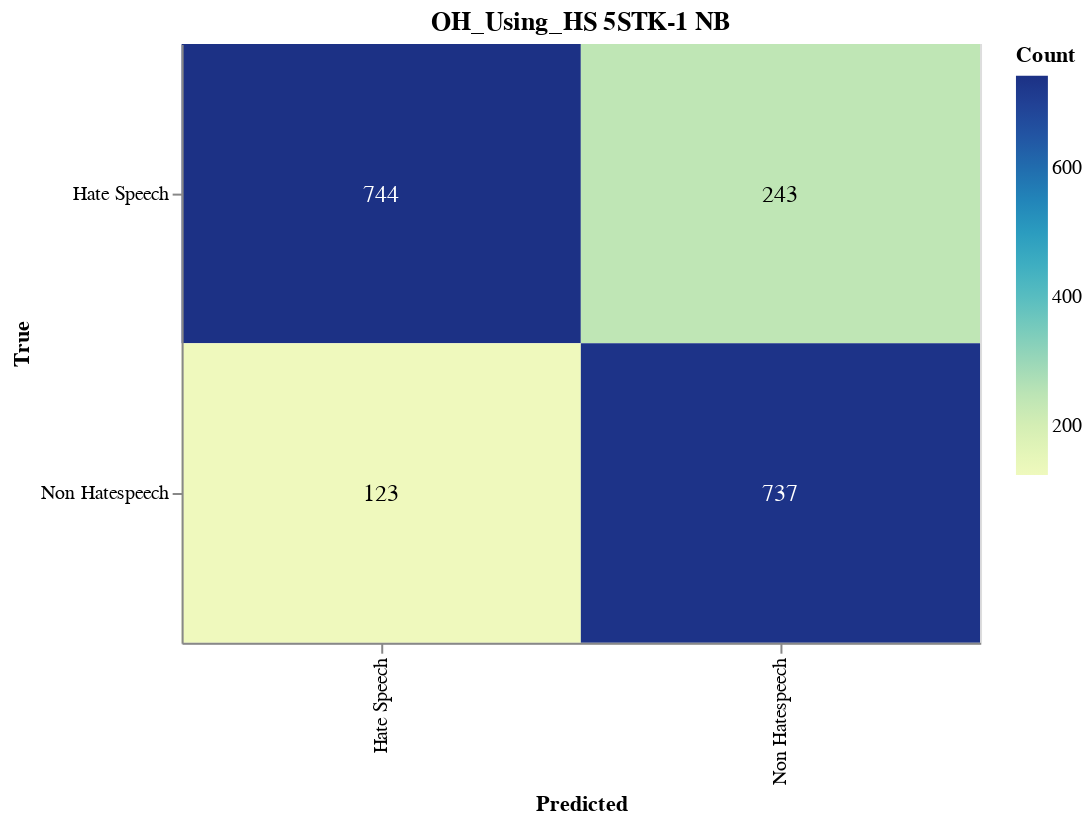

Notebook code for this chart:
### Markdown cell above
#### Save CM

### Code cell
import altair as alt
import altair_saver
import pandas as pd
from sklearn.metrics import confusion_matrix

# Calculate the confusion matrix
cm = confusion_matrix(y_val, adjusted_predictions)

# Define class names
class_names = ['Hate Speech', 'Non Hatespeech']

# Convert confusion matrix to DataFrame
cm_df = pd.DataFrame(cm, index=class_names, columns=class_names).reset_index().melt(id_vars='index')
cm_df.columns = ['True', 'Predicted', 'Count']

# Ensure the order of categories
cm_df['True'] = pd.Categorical(cm_df['True'], categories=class_names, ordered=True)
cm_df['Predicted'] = pd.Categorical(cm_df['Predicted'], categories=class_names, ordered=True)

# Create the Altair plot
heatmap = alt.Chart(cm_df).mark_rect().encode(
    x=alt.X('Predicted:O', sort=class_names),
    y=alt.Y('True:O', sort=class_names),
    color='Count:Q',
    tooltip=['True', 'Predicted', 'Count']
).properties(
    width=400,
    height=300,
    title='OH_Using_HS 5STK-1 NB'
)

# Add text labels
text = heatmap.mark_text(
    align='center',
    baseline='middle',
    fontSize=12
).encode(
    text='Count:Q',
    color=alt.condition(
        alt.datum.Count > cm.max() / 2,
        alt.value('white'),
        alt.value('black')
    )
)

# Combine heatmap and text
final_chart = heatmap + text

# Display the plot
final_chart.show()

### Figure 1 — Vega-Lite specification as saved in the notebook (floating-point values rounded to 4 significant figures)
{"config": {"view": {"continuousWidth": 300, "continuousHeight": 300}}, "layer": [{"mark": {"type": "rect"}, "encoding": {"color": {"field": "Count", "type": "quantitative"}, "tooltip": [{"field": "True", "type": "ordinal"}, {"field": "Predicted", "type": "ordinal"}, {"field": "Count", "type": "quantitative"}], "x": {"field": "Predicted", "sort": ["Hate Speech", "Non Hatespeech"], "type": "ordinal"}, "y": {"field": "True", "sort": ["Hate Speech", "Non Hatespeech"], "type": "ordinal"}}, "title": "OH_Using_HS 5STK-1 NB"}, {"mark": {"type": "text", "align": "center", "baseline": "middle", "fontSize": 12}, "encoding": {"color": {"condition": {"test": "(datum.Count > 372.0)", "value": "white"}, "value": "black"}, "text": {"field": "Count", "type": "quantitative"}, "tooltip": [{"field": "True", "type": "ordinal"}, {"field": "Predicted", "type": "ordinal"}, {"field": "Count", "type": "quantitative"}], "x": {"field": "Predicted", "sort": ["Hate Speech", "Non Hatespeech"], "type": "ordinal"}, "y": {"field": "True", "sort": ["Hate Speech", "Non Hatespeech"], "type": "ordinal"}}, "title": "OH_Using_HS 5STK-1 NB"}], "data": {"name": "data-4d397fd247ef794a54d639f3cb57d8c0"}, "height": 300, "width": 400, "$schema": "https://vega.github.io/schema/vega-lite/v5.17.0.json", "datasets": {"data-4d397fd247ef794a54d639f3cb57d8c0": [{"True": "Hate Speech", "Predicted": "Hate Speech", "Count": 744}, {"True": "Non Hatespeech", "Predicted": "Hate Speech", "Count": 123}, {"True": "Hate Speech", "Predicted": "Non Hatespeech", "Count": 243}, {"True": "Non Hatespeech", "Predicted": "Non Hatespeech", "Count": 737}]}}
